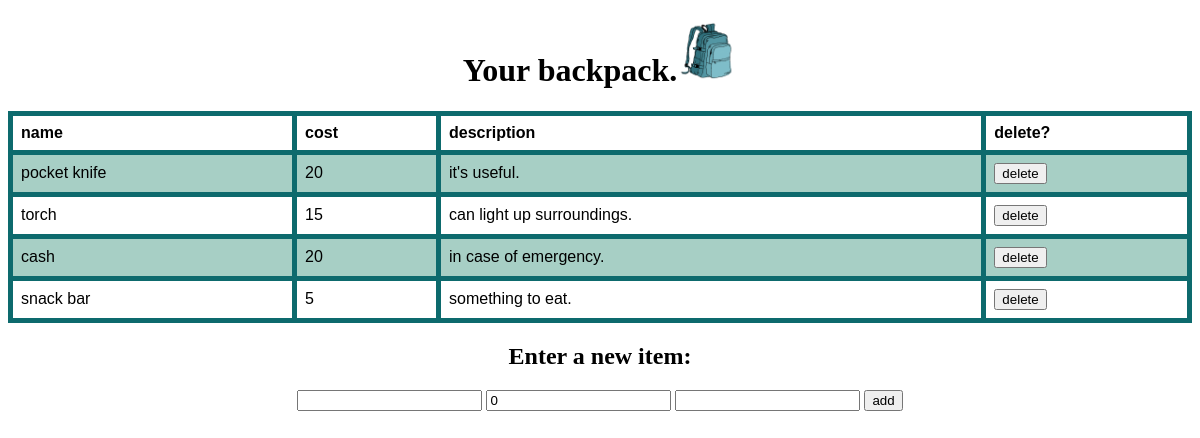
The page / on the database its author committed.
### tables this page shows
CREATE TABLE contents (id INTEGER PRIMARY KEY AUTOINCREMENT, item STRING NOT NULL, cost INTEGER, description STRING);

### backpack_flask.py (the view)
@app.route("/")
def home():
    cursor = get_db().cursor()
    sql = ("SELECT * FROM contents")
    cursor.execute(sql)
    results = cursor.fetchall()
    return render_template("contents.html", results=results)

### backpack_flask.py (called while the page is built)
def get_db():
    db = getattr(g, '_database', None)
    if db is None:
        db = g._database = sqlite3.connect(DATABASE)
    return db

@app.teardown_appcontext
def close_connection(exception):
    db = getattr(g, '_database', None)
    if db is not None:
        db.close()

### templates/contents.html (shortened to what this page needs)
<!DOCTYPE html>
<html lang="en">
<head>
    <link rel="stylesheet" href={{url_for('static',filename='styles.css')}}>
</head>
<body>
    <div class="bd.example" align="middle">
    <h1>Your backpack.<img src="{{ url_for('static', filename='photo.png')}}" class="headimage"/></h1>
    <table>
        <tr>
            <th>name</th>
            <th>cost</th>
            <th>description</th>
            <th>delete?</th>
        </tr>
        {% for item in results %}
        <tr>
            <td>{{ item[1] }}</td>
            <td>{{ item[2] }}</td>
            <td>{{ item[3] }}</td>
            <td>
                <form action="/delete" method="post">
                <input type="submit" value="delete">
                </form>
            </td>
        </tr>
        {% endfor %}
    </table>
    <form action="/add" method="post">
    <h2>Enter a new item: </h2>
    <input type="text" name="item_name">
    <input type="number" name="cost_name" value="0">
    <input type="text" name="item_description">
    <input type="submit" value="add">
    </form>
</body>
</html>

### static/styles.css (style rules this page uses)
table { font-family: arial, sans-serif; border-collapse: collapse; width: 100%; }
h1, img { text-align:center; }
td, th { text-align:center; border: 5px solid #0d6a6d; text-align: left; padding: 8px; }
tr:nth-child(even) { background-color: #a7cfc5; }
.headimage { width: 60px; height: 60px; }

### rows shown on the page
contents: item "pocket knife", cost "20", description "it's useful."
contents: item "torch", cost "15", description "can light up surroundings."
contents: item "cash", cost "20", description "in case of emergency."
contents: item "snack bar", cost "5", description "something to eat."
